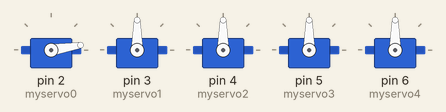
Simulated run of this sketch. Board: Arduino Uno, built with avr-gcc and run on an emulated ATmega328P. On the bench: 5 × servo.

Above: at 0.15 s.
At 4.97 s:
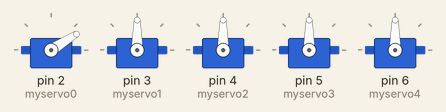
At 10.1 s:
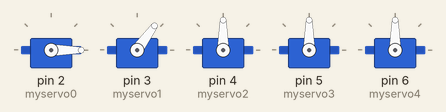
At 19.75 s:
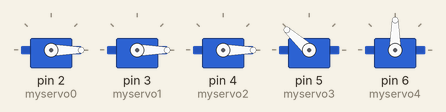
At 29.7 s:
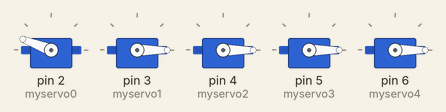
At 39.65 s:
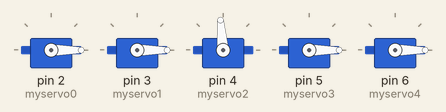
Timing chart, 0 to 40.0 s (numbered marks = the images above):
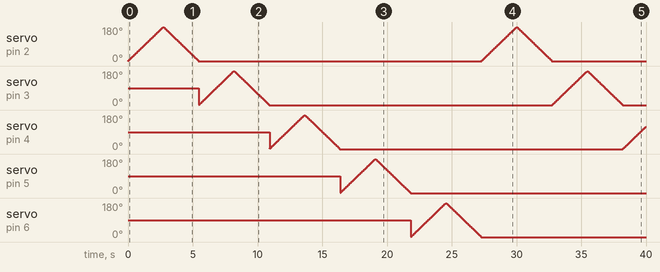

The sketch:

servoSingle.ino
```cpp
#include <Servo.h>

Servo myservo0;
Servo myservo1;
Servo myservo2;
Servo myservo3;
Servo myservo4;

int pos = 0;    // variable to store the servo position

void setup() {
  myservo0.attach(2);  // attaches the servo on pin 9 to the servo object
  myservo1.attach(3);
  myservo2.attach(4);
  myservo3.attach(5);
  myservo4.attach(6);

}

void loop() {
  for (pos = 0; pos <= 180; pos += 1) { // goes from 0 degrees to 180 degrees
    // in steps of 1 degree
    myservo0.write(pos);              // tell servo to go to position in variable 'pos'
    delay(15);                       // waits 15ms for the servo to reach the position
  }
  for (pos = 180; pos >= 0; pos -= 1) { // goes from 180 degrees to 0 degrees
    myservo0.write(pos);              // tell servo to go to position in variable 'pos'
    delay(15);                       // waits 15ms for the servo to reach the position
  }
  for (pos = 0; pos <= 180; pos += 1) { // goes from 0 degrees to 180 degrees
    // in steps of 1 degree
    myservo1.write(pos);              // tell servo to go to position in variable 'pos'
    delay(15);                       // waits 15ms for the servo to reach the position
  }
  for (pos = 180; pos >= 0; pos -= 1) { // goes from 180 degrees to 0 degrees
    myservo1.write(pos);              // tell servo to go to position in variable 'pos'
    delay(15);                       // waits 15ms for the servo to reach the position
  }
  for (pos = 0; pos <= 180; pos += 1) { // goes from 0 degrees to 180 degrees
    // in steps of 1 degree
    myservo2.write(pos);              // tell servo to go to position in variable 'pos'
    delay(15);                       // waits 15ms for the servo to reach the position
  }
  for (pos = 180; pos >= 0; pos -= 1) { // goes from 180 degrees to 0 degrees
    myservo2.write(pos);              // tell servo to go to position in variable 'pos'
    delay(15);                       // waits 15ms for the servo to reach the position
  }for (pos = 0; pos <= 180; pos += 1) { // goes from 0 degrees to 180 degrees
    // in steps of 1 degree
    myservo3.write(pos);              // tell servo to go to position in variable 'pos'
    delay(15);                       // waits 15ms for the servo to reach the position
  }
  for (pos = 180; pos >= 0; pos -= 1) { // goes from 180 degrees to 0 degrees
    myservo3.write(pos);              // tell servo to go to position in variable 'pos'
    delay(15);                       // waits 15ms for the servo to reach the position
  }
  for (pos = 0; pos <= 180; pos += 1) { // goes from 0 degrees to 180 degrees
    // in steps of 1 degree
    myservo4.write(pos);              // tell servo to go to position in variable 'pos'
    delay(15);                       // waits 15ms for the servo to reach the position
  }
  for (pos = 180; pos >= 0; pos -= 1) { // goes from 180 degrees to 0 degrees
    myservo4.write(pos);              // tell servo to go to position in variable 'pos'
    delay(15);                       // waits 15ms for the servo to reach the position
  }

}
```
